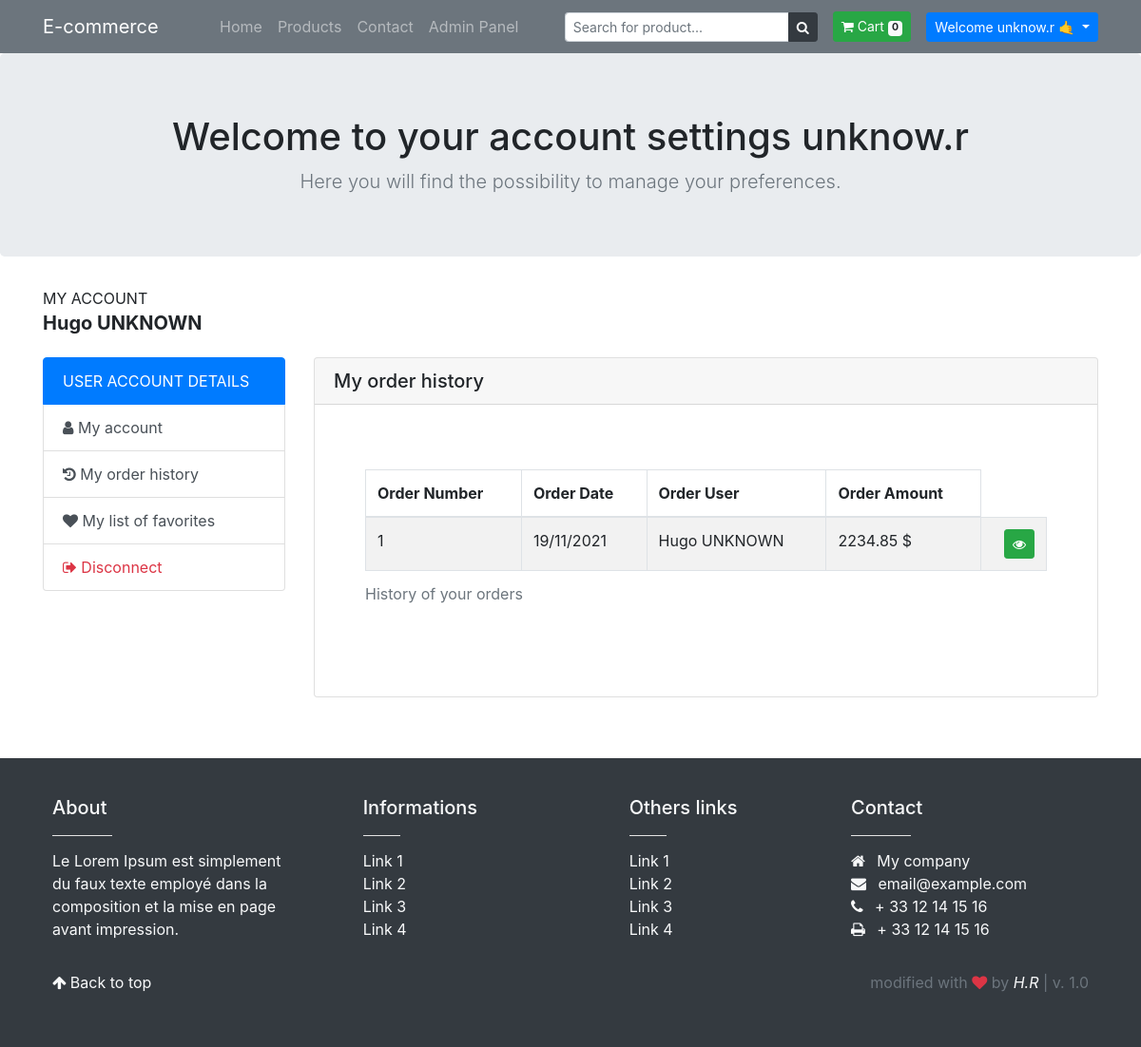
/index.php?controller=Utilisateur&action=showOrderHistoryUser (signed in), run on the app's committed database.
### tables this page shows
CREATE TABLE IF NOT EXISTS `utilisateur` (
  `idUtilisateur` int(11) NOT NULL AUTO_INCREMENT,
  `loginUtilisateur` varchar(50) DEFAULT NULL,
  `passUtilisateur` varchar(50) DEFAULT NULL,
  `nomUtilisateur` varchar(100) DEFAULT NULL,
  `prenomUtilisateur` varchar(100) DEFAULT NULL,
  `emailUtilisateur` varchar(150) DEFAULT NULL,
  `telUtilisateur` varchar(50) DEFAULT NULL,
  `adresseRueUtilisateur` varchar(100) DEFAULT NULL,
  `adresseCpUtilisateur` int(11) DEFAULT NULL,
  `adresseVilleUtilisateur` varchar(100) DEFAULT NULL,
  `adresseIpUtilisateur` varchar(50) DEFAULT NULL,
  `isAdmin` bit(1) NOT NULL DEFAULT b'0',
  `otpCode` int(11) DEFAULT '0',
  `isSubcribed` int(11) DEFAULT NULL,
  PRIMARY KEY (`idUtilisateur`)
);

CREATE TABLE IF NOT EXISTS `commande` (
  `idCommande` int(11) NOT NULL,
  `DateCommande` varchar(10) DEFAULT NULL,
  `idUtilisateur` int(11) DEFAULT NULL,
  `isNotSolde` tinyint(1) DEFAULT '1',
  PRIMARY KEY (`idCommande`),
  KEY `FKCli` (`idUtilisateur`) USING BTREE
);

### application/modeles/modelePDO.class.php (called while the page is built, shortened)
<?php
class ModelePDO {
    protected static $serveur = MySqlConfig::SERVEUR;
    protected static $base = MySqlConfig::BASE;
    protected static $utilisateur = MySqlConfig::UTILISATEUR;
    protected static $passe = MySqlConfig::MOT_DE_PASSE;
    protected static $pdoCnxBase = null;
    protected static $pdoStResults = null;
    protected static $requete = "";
    protected static $resultat = null;
    protected static function seConnecter() {
        if (!isset(self::$pdoCnxBase)) {
            try {
                self::$pdoCnxBase = new PDO('mysql:host=' . self::$serveur . ';dbname=' . self::$base, self::$utilisateur, self::$passe);
                self::$pdoCnxBase->setAttribute(PDO::ATTR_ERRMODE, PDO::ERRMODE_EXCEPTION);
                self::$pdoCnxBase->setAttribute(PDO::ATTR_DEFAULT_FETCH_MODE, PDO::FETCH_OBJ);
                self::$pdoCnxBase->query("SET CHARACTER SET utf8");
            } catch (Exception $e) {
                echo 'Erreur : ' . $e->getMessage() . '<br />';
                echo 'Code : ' . $e->getCode();
            }
        }
    }
    public static function requeteSelect($champs, $tables, $conditions = null) {
        self::$requete = "SELECT " . $champs . " FROM " . $tables;
        if ($conditions != null) {
            self::$requete .= " WHERE " . $conditions;
        }
        self::$pdoStResults = self::$pdoCnxBase->prepare(self::$requete);
        self::$pdoStResults->execute();
        self::$resultat = self::$pdoStResults->fetchAll(PDO::FETCH_OBJ);
        return self::$resultat;
    }
    protected static function requetePS($nom) {
        self::$requete = "$nom";
        self::$pdoStResults = self::$pdoCnxBase->prepare(self::$requete);
        self::$pdoStResults->execute();
        self::$resultat = self::$pdoStResults->fetchAll(PDO::FETCH_OBJ);
        return self::$resultat;
    }
    public static function getNomChampsByTable($table) {
        self::$requete = "DESCRIBE " . $table;
        self::$pdoStResults = self::$pdoCnxBase->prepare(self::$requete);
        self::$pdoStResults->execute();
        self::$resultat = self::$pdoStResults->fetchAll(PDO::FETCH_OBJ);
        return self::$resultat;
    }
}
?>

### application/modeles/gestion_boutique.class.php (called while the page is built, shortened)
<?php
require_once 'modelePDO.class.php';
class GestionBoutique extends ModelePDO {
    public static function getDetailsUtilisateur($loginUtilisateur) {
        return self::requeteSelect("*", "utilisateur", "loginUtilisateur = '$loginUtilisateur'");
    }
    public static function getOrdersUtilisateur($idUtilisateur) {
        return self::requetePS("CALL `!GetHistoriqueCommandeById`('$idUtilisateur')");
    }
}
?>

### application/vues/partie_utilisateur/v_order_history_user.inc.php (the view)
<section class="jumbotron text-center">
    <div class="container">
        <h1 class="jumbotron-heading">Welcome to your account settings <?= $_SESSION['login_username']; ?></h1>
        <p class="lead text-muted mb-0">Here you will find the possibility to manage your preferences.</p>
    </div>
</section>
<div class="container">
    <div class="row">
        <div class="col-lg-4 col-md-4 col-sm-6">
            <p class="text-uppercase" style="margin-bottom: 2px !important;">My account</p>
            <h5 class="font-weight-bold mb-4"><?= VariablesGlobales::$theUser[0]->prenomUtilisateur . " " . VariablesGlobales::$theUser[0]->nomUtilisateur; ?></h5>
        </div>
    </div>
    <div class="row">
        <div class="col-lg-3 col-md-3 col-sm-6 mb-3">
            <div class="list-group">
                <a href="#" class="list-group-item list-group-item-action active text-white text-uppercase">
                    User account details
                </a>
                <a href="index.php?controller=Utilisateur&action=ShowIndexUser" class="list-group-item list-group-item-action"><i class="fa fa-user"></i>&nbsp;My account</a>
                <a href="index.php?controller=Utilisateur&action=showOrderHistoryUser" class="list-group-item list-group-item-action"><i class="fa fa-history"></i>&nbsp;My order history</a>
                <a href="index.php?controller=Utilisateur&action=showFavoriteProductUser" class="list-group-item list-group-item-action"><i class="fa fa-heart"></i>&nbsp;My list of favorites</a>
                <a href="index.php?controller=Identification&action=logOff" class="list-group-item list-group-item-action text-danger"><i class="fa fa-sign-out"></i>&nbsp;Disconnect</a>
            </div>
        </div>
        <div class="col-lg-9 col-md-9 col-sm-6 mb-3">
            <div class="card mb-5">
                <h5 class="card-header">My order history</h5>
                <div class="card-body">
                    <div class="row">
                        <?php
                        if (VariablesGlobales::$theOrderUser == null) {
                            ?>
                            <h6 class="ml-3">🙁&nbsp;You have not ordered anything yet.</h6>
                            <?php
                        } else {
                            ?>
                            <div class="table-responsive m-5">
                                <table class="table table-striped table-bordered">
                                    <caption>History of your orders</caption>
                                    <thead>
                                        <tr>
                                            <th scope="col">Order Number</th>
                                            <th scope="col">Order Date</th>
                                            <th scope="col">Order User</th>
                                            <th scope="col">Order Amount</th>
                                        </tr>
                                    </thead>
                                    <tbody>
                                        <?php
                                        foreach (VariablesGlobales::$theOrderUser as $theOccurrence) {
                                            ?>
                                            <tr>
                                                <?php
                                                $i = 0;
                                                foreach ($theOccurrence as $theAttribute) {
                                                    ?>
                                                    <td><?= $theAttribute; ?></td>
                                                    <?php
                                                    $i++;
                                                    if ($i == 4) {
                                                        ?>
                                                        <td class="text-right"><a href="index.php?controller=Utilisateur&action=showOrderContent&idOrder=<?= $theOccurrence->idCommande ?>" class="btn btn-sm btn-success"><i class="fa fa-eye"></i></a></td>
                                                                <?php
                                                            }
                                                            ?>
                                                            <?php
                                                        }
                                                        ?>
                                            </tr>
                                            <?php
                                        }
                                        ?>
                                    </tbody>
                                </table>
                            </div>
                            <?php
                        }
                        ?>
                    </div>
                </div>
            </div>
        </div>
    </div>
</div>

### public/styles/style.css (style rules this page uses)
html { scroll-behavior: smooth; }

### data on the page
utilisateur: prenomUtilisateur "Hugo", nomUtilisateur "UNKNOWN"
commande: theAttribute "1", theAttribute "19/11/2021", theAttribute "Hugo UNKNOWN", theAttribute "2234.85 $"

### other printed values
GestionPanier::getNbProducts() "0"
$_SESSION['login_username'] "unknow.r"
